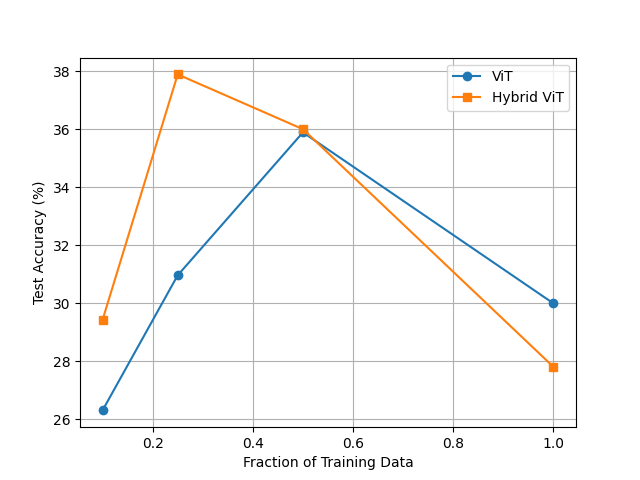

The script that saved this image:
# Train both models on subsets: 10%, 25%, 50%, 100% of CIFAR-10
# Plot accuracy vs. dataset size

import torch
import random
from torch.utils.data import Subset, DataLoader
from models.vit import VisionTransformer
from models.hybrid import HybridViT
from configs.cifar_config import CIFAR10Config
from utils.data import get_cifar10_loaders
import matplotlib.pyplot as plt

def train_with_subset(model, train_loader, test_loader, subset_fraction, device, epochs=5):
    
    dataset = train_loader.dataset
    total_size = len(dataset)
    subset_size = int(total_size * subset_fraction)
    
    # Random subset indices
    indices = random.sample(range(total_size), subset_size)
    
    subset = Subset(dataset, indices)
    
    subset_loader = DataLoader(
        subset,
        batch_size=train_loader.batch_size,
        shuffle=True,
        num_workers=2
    )
    
    # Fresh optimizer each time
    optimizer = torch.optim.Adam(model.parameters(), lr=1e-3)
    criterion = torch.nn.CrossEntropyLoss()
    
    model.to(device)
    
    # Train few epochs only
    for epoch in range(epochs):
        model.train()
        
        for images, labels in subset_loader:
            images, labels = images.to(device), labels.to(device)
            
            optimizer.zero_grad()
            outputs = model(images)
            loss = criterion(outputs, labels)
            loss.backward()
            optimizer.step()
    
    # Evaluate
    model.eval()
    correct = 0
    total = 0
    
    with torch.no_grad():
        for images, labels in test_loader:
            images, labels = images.to(device), labels.to(device)
            
            outputs = model(images)
            _, predicted = torch.max(outputs, 1)
            
            total += labels.size(0)
            correct += (predicted == labels).sum().item()
    
    accuracy = 100 * correct / total
    
    return accuracy


fractions = [0.1, 0.25, 0.5, 1.0]
vit_accs = []
hybrid_accs = []

config = CIFAR10Config()
device = torch.device('cuda' if torch.cuda.is_available() else 'cpu')
train_loader, test_loader = get_cifar10_loaders(config.batch_size)

for frac in fractions:
    # Train both models
    
    vit_model = VisionTransformer(config)   
    hybrid_model = HybridViT(config)
    
    vit_acc = train_with_subset(vit_model, train_loader, test_loader, frac, device)
    hybrid_acc = train_with_subset(hybrid_model, train_loader, test_loader, frac, device)
    
    vit_accs.append(vit_acc)
    hybrid_accs.append(hybrid_acc)

# Plot
plt.plot(fractions, vit_accs, marker='o', label='ViT')
plt.plot(fractions, hybrid_accs, marker='s', label='Hybrid ViT')
plt.xlabel('Fraction of Training Data')
plt.ylabel('Test Accuracy (%)')
plt.legend()
plt.grid(True)
plt.savefig('data_efficiency.png')
